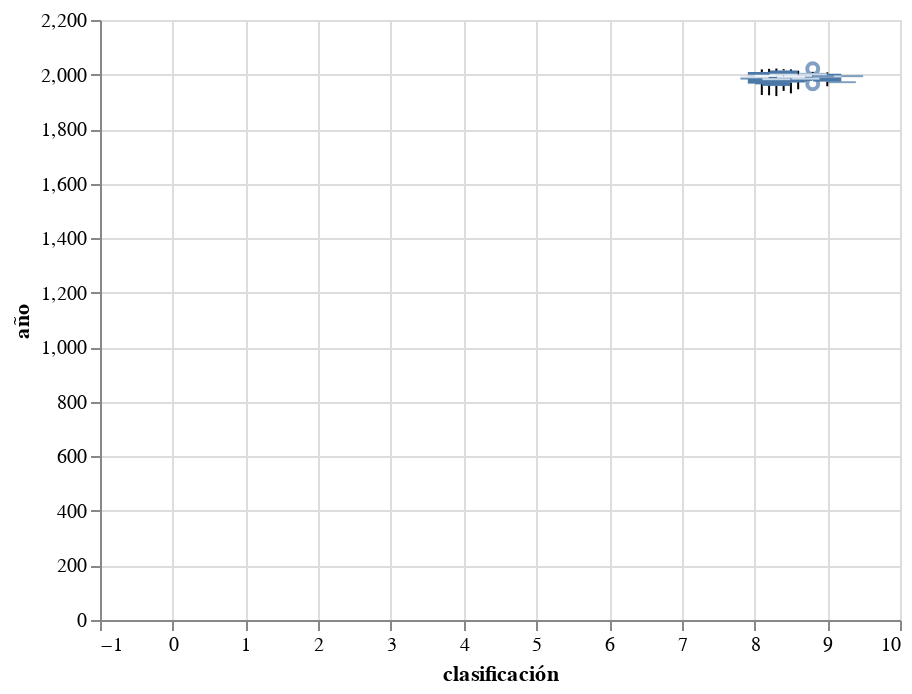

Here is the notebook cell this chart was saved with:
### Code cell
alt.Chart(df).mark_boxplot().encode(x='clasificación', y='año:Q')

### Figure 1 — Vega-Lite specification as saved in the notebook (floating-point values rounded to 4 significant figures; data arrays with more than 128 entries replaced by an {"elided": "..."} marker saying what was removed)
{"config": {"view": {"continuousWidth": 400, "continuousHeight": 300}}, "data": {"name": "data-b8184e2f27c15ec48b8910b747065843"}, "mark": "boxplot", "encoding": {"x": {"field": "clasificación", "type": "quantitative"}, "y": {"field": "año", "type": "quantitative"}}, "$schema": "https://vega.github.io/schema/vega-lite/v4.17.0.json", "datasets": {"data-b8184e2f27c15ec48b8910b747065843": {"elided": "250 records"}}}
